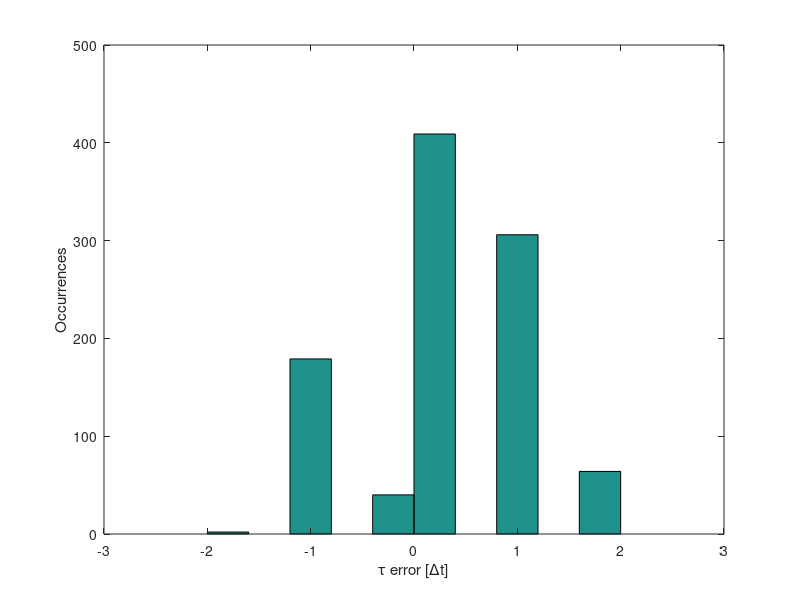

Source code (MATLAB):
% Estimation of Sincrophasors with discontinuities
% using MATLAB optimization toolbox 
clear all; close all; clc;

%Monte carlo for tau_error
for k = 1:1000
%signal generation
F0 = 60; %Hz
F1 = 60; %Hz
UF1 = 0.05; %uncertainty of frequency in %
F1 = F1 + F1*2*UF1/100*(rand-0.5);

SampleRate = 5000; %Hz
dt = 1/SampleRate;
AnalysisCycles = 6;
NSamples = floor(AnalysisCycles*SampleRate/F0);
n = -NSamples/2:(NSamples/2-1); %discrete time vector
tau_pp_set = 0.1:0.1:0.9; % relative time of step in percent of total time 
tau_pp = tau_pp_set(randi(9));
tau_0 = (tau_pp - 0.5)*NSamples; %discrete time displacement
n = n - tau_0;
t = n*dt; %time vector
Vm = 0.9; %70*sqrt(2);
UVm = 1;
Vm = Vm + Vm*2*UVm/100*(rand-0.5);

Ps = 180; %phase in degrees
UPs = 100;
Ps = Ps + Ps*2*UPs/100*(rand-0.5);

Ps_deg(k) = Ps;

% Phase in radians
Ph = Ps*pi/180;

KaS = 0;   % IEEE Std phase (angle) step index: 10 degrees
UKa = 1;
KaS = KaS + KaS*2*UKa/100*(rand-0.5);

KxS = 0.1;   % magnitude step index: 0.1 
UKx = 1;
KxS = KxS + KxS*2*UKx/100*(rand-0.5);

Wf = 2*pi*F1;  % fundamental frequency

Xm = Vm; %for now, single phase; TODO: 6-channels
Ain = zeros(length(Xm),length(t));
% Amplitude Step: applied after time passes 0
i = 1;
Ain(i,:) = Xm(i);
Ain(i,t >= 0) = Ain(i,t >= 0) * (1 + KxS(i));
%Phase step
Theta(i,:) = (Wf(i)*t) ...                         % Fundamental
                 + Ph(i);               % phase shift
Theta(i,t >= 0) = Theta(i,t >= 0) + (KaS(i) * pi/180);
cSignal = (Ain.*exp(-1i.*Theta));
SNR = 65; %dB SNR = 20 log_10 Asinal/Aruido => Aruido = Asinal/10^(SNR/20)
Aruido = Vm/10^(SNR/20);

  
    Signal = real(cSignal) + Aruido*(rand(1,length(t))-0.5);
    %plot(Signal)
    %%%% Estimation of tau
    br = 0.05*NSamples; % 5% of NSamples are taken off at the beggining and end
    z=hilbert(Signal');  % calculates the analytic signal associated with Signal
    f=angle(z(2:end,:).*conj(z(1:end-1,:)));  % Hilbert estimate of the instantaneous frequency of xds_f
    f=f-median(f(br:end-br));
    Ain = (Ain - mean(Ain))./abs(Ain);
    nn = 1:(NSamples-1);
    %figure
    %plot(nn,abs(f)); title('Instantaneous frequency (abs)')
    % figure
    % plot(f.^2); title('IF ^2');

    [ifmax, imax] = max(abs(f(br:end-br)));

    tau_e = (br + imax - 1)*dt;
    tau = (tau_0 + NSamples/2)*dt;

    tau_error(k) = tau_e - tau;
end

max_dt = max(tau_error)/dt
min_dt = min(tau_error)/dt

hist((tau_error/dt))
xlabel('\tau error [\Deltat]')
ylabel('Occurrences')

% figure
% subplot(2,1,1)
% plot(nn,abs(f)); title('Instantaneous frequency (abs)')
% subplot(2,1,2)
% plot(t,Signal); title('Signal with Magnitude Step')
